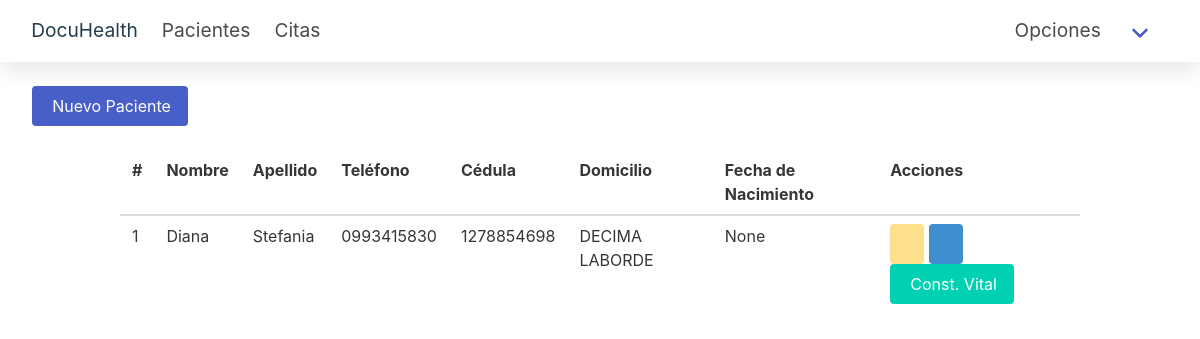
The page /patient/ (signed in) on the database its author committed.
### secondary/models.py (models this page shows, shortened)
class paciente(models.Model):
    id_persona = models.ForeignKey(persona,on_delete=models.CASCADE)
    domicilio = models.CharField(max_length=100)
    fecha_nacimiento = models.DateField(auto_now_add=False)
    numero_ficha = models.CharField(max_length=10)
    tipo_sangre = models.CharField(max_length=10)

### primary/models.py (models this page shows, shortened)
class persona(models.Model):
    dni = models.CharField(max_length=10)
    nombres = models.CharField(max_length=100)
    apellidos = models.CharField(max_length=100)
    correo = models.EmailField(max_length=100, unique=True)
    telefono = models.CharField(max_length=10)
    sexo = models.CharField(max_length=10)

### secondary/views.py (the view)
# urls.py: path('patient/', views.patient, name='patient'),
def patient(request):
    username = request.session.get('username', '')
    print(username)
    persona_doctor = persona.objects.get(correo=username)
    doctor_obj = doctor.objects.get(id_persona=persona_doctor)
    def obtener_lista_pacientes():
        relaciones_doctor_paciente = doctor_paciente.objects.filter(id_doctor=doctor_obj)
        lista_pacientes = []
        for relacion in relaciones_doctor_paciente:
            paciente_obj = paciente.objects.get(id=relacion.id_paciente_id)
            lista_pacientes.append(paciente_obj)
        return lista_pacientes
    if request.method == 'POST':
        dni = request.POST.get('dni')
        nombres = request.POST.get('name')
        apellidos = request.POST.get('lastname')
        correo = request.POST.get('email')
        telefono = request.POST.get('phone')
        sexo = request.POST.get('sex')
        domicilio = request.POST.get('address')
        fecha_nacimiento = request.POST.get('birthdate')
        tipo_sangre = request.POST.get('blood')
        persona_instancia = persona(correo=correo, dni=dni, nombres=nombres, apellidos=apellidos, telefono=telefono, sexo=sexo)
        persona_instancia.save()
        paciente_instancia = paciente(id_persona=persona_instancia, domicilio=domicilio, fecha_nacimiento=fecha_nacimiento, tipo_sangre=tipo_sangre)
        paciente_instancia.save()
        paciente_instancia.numero_ficha = str(paciente_instancia.id).zfill(5)
        paciente_instancia.save()
        paciente_instancia = doctor_paciente(id_doctor=doctor_obj, id_paciente=paciente_instancia)
        paciente_instancia.save()
        lista_pacientes = obtener_lista_pacientes()
        messages.success(request, '¡Registro exitoso!', extra_tags ='correcto')
        return render(request, 'patient.html', {'pacientes': lista_pacientes})
    else:
        lista_pacientes = obtener_lista_pacientes()
        return render(request, 'patient.html', {'pacientes': lista_pacientes})

### secondary/templates/patient.html (shortened to what this page needs)
{% extends "base.html" %} {% block title %}Pacientes{% endblock %}
{%block content %}
<section>
  <br />
  <div class="container is-fluid">
    <div class="buttons">
      <button class="button is-link modal-button" data-target="modal-patient">
        Nuevo Paciente
      </button>
    </div>
  </div>
  <section>
    <br />
    <div class="container is-max-widescreen">
      <table class="table">
        <thead>
          <tr>
            <th>#</th>
            <th>Nombre</th>
            <th>Apellido</th>
            <th>Teléfono</th>
            <th>Cédula</th>
            <th>Domicilio</th>
            <th>Fecha de Nacimiento</th>
            <th>Acciones</th>
          </tr>
        </thead>
        <tbody>
          {% for paciente in pacientes %}
          <tr>
            <td>{{ forloop.counter }}</td>
            <td>{{ paciente.id_persona.nombres }}</td>
            <td>{{ paciente.id_persona.apellidos }}</td>
            <td>{{ paciente.id_persona.telefono }}</td>
            <td>{{ paciente.id_persona.dni }}</td>
            <td>{{ paciente.domicilio }}</td>
            <td>{{ paciente.fecha_nacimiento }}</td>
            <td>
              <button class="button is-warning">
              </button>
              <button class="button is-info">
              </button>
              <button class="button is-primary modal-button btn-vital"
              data-id="{{ paciente.id }}"
              data-cedula="{{ paciente.id_persona.dni }}"
              data-target="modal-const-vital">
                Const. Vital
              </button>
            </td>
          </tr>
          {% endfor %}
        </tbody>
      </table>
    </div>
  </section>
</section>
{% endblock %}

### secondary/static/css/header.css (style rules this page uses)
:root { --azul:#1B75BC; --celeste:#3DA5DA; --azul-oscuro:#233D4C; --gris:#444f55; --black:#444; --light-color:#777; --green:#16a085; --box-shadow:.5rem .5rem 0 rgba(22, 160, 133, .2); --text-shadow:.4rem .4rem 0 rgba(0, 0, 0, .2); --border:.2rem solid var(--azul); }

### rows shown on the page
paciente: id_persona.nombres "Diana", id_persona.apellidos "Stefania", id_persona.telefono "0993415830", id_persona.dni "1278854698", domicilio "DECIMA LABORDE", fecha_nacimiento "None"
